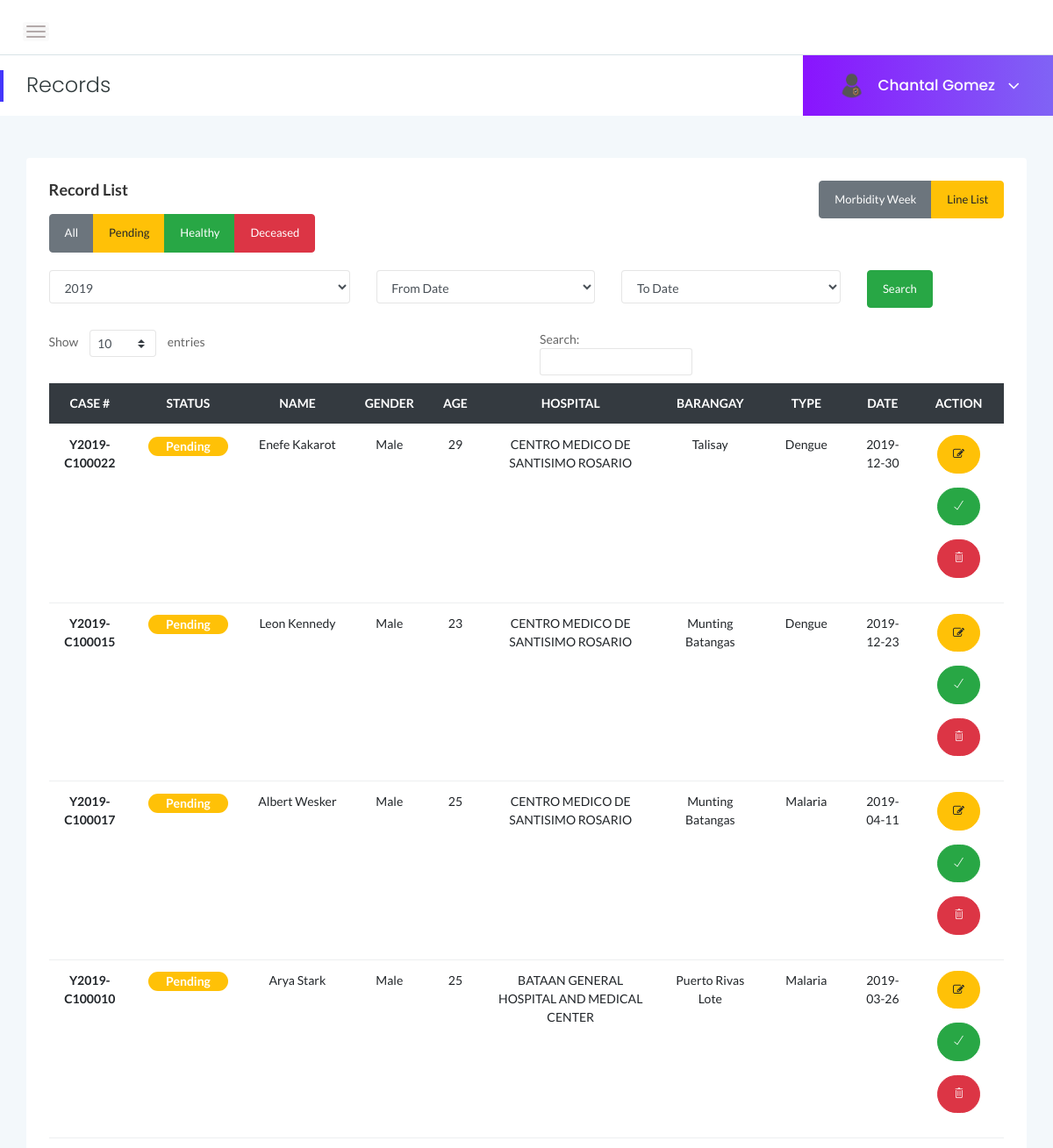
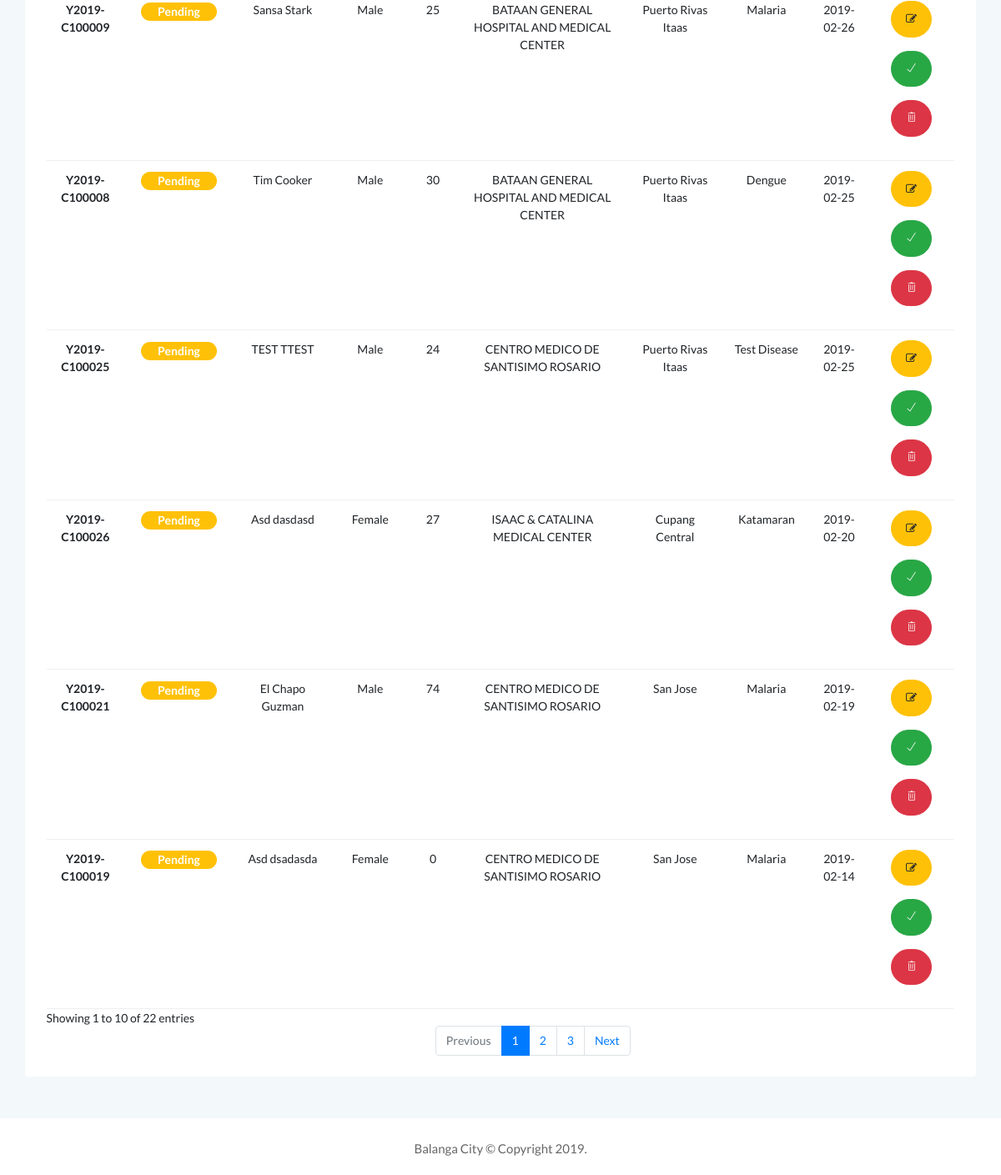
Before: /admin/records.php (signed in) with the older database file (2 pictures, top to bottom).
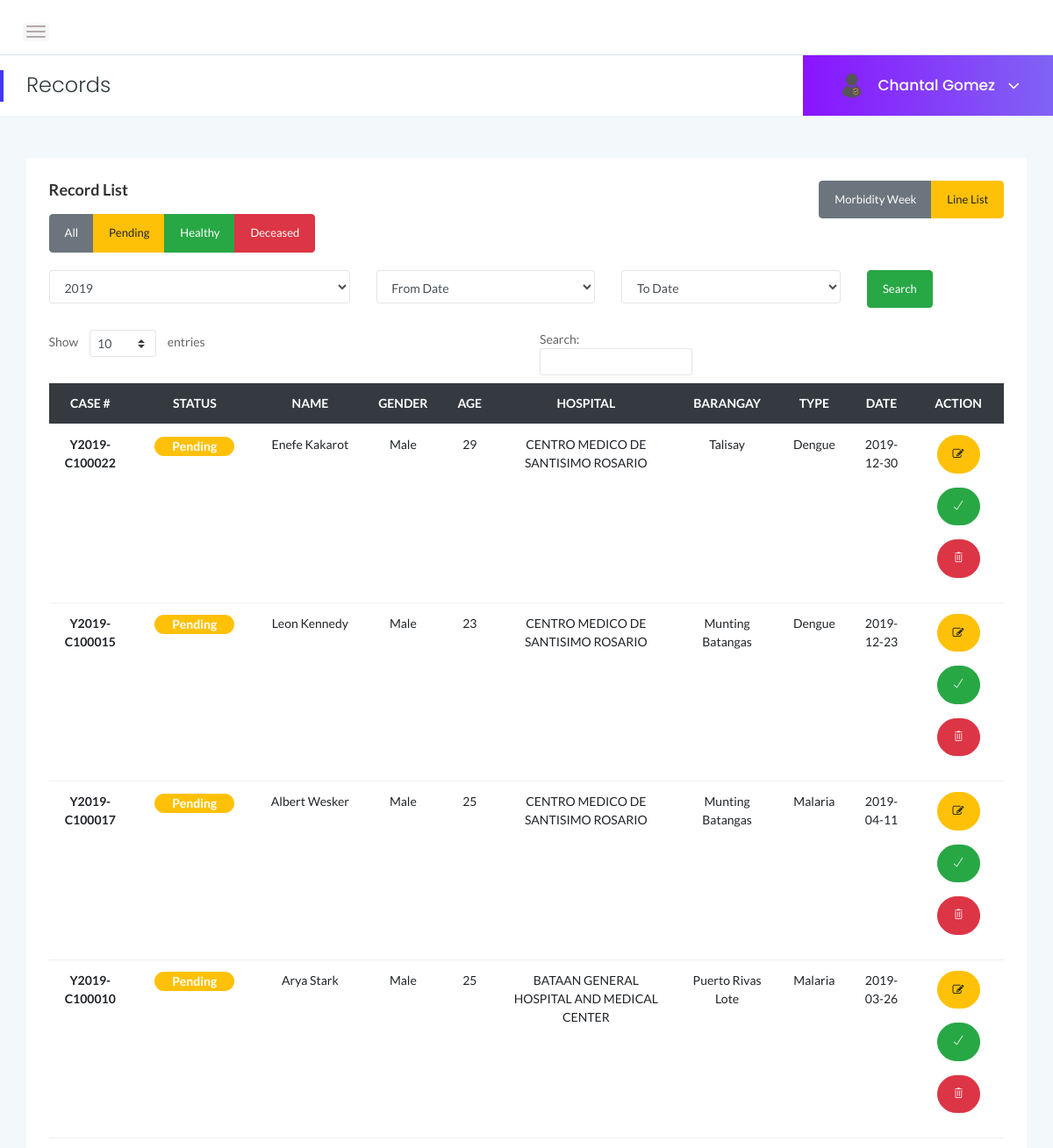
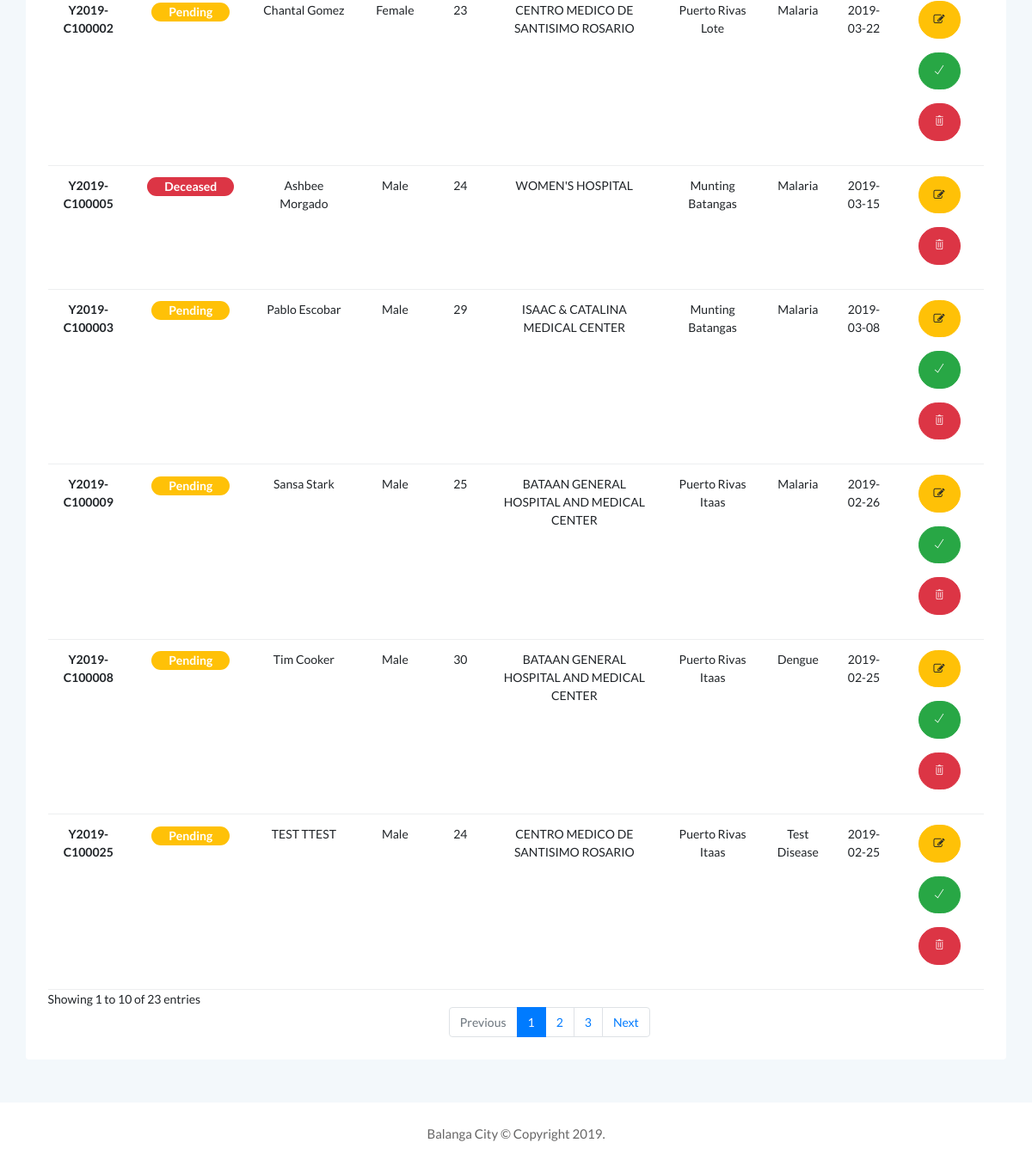
After: the same page with the newer database file (2 pictures, top to bottom).
### tables this page shows
CREATE TABLE `records` (
  `id` int(10) unsigned NOT NULL AUTO_INCREMENT,
  `case_id` varbinary(255) NOT NULL,
  `firstname` varchar(255) NOT NULL,
  `middlename` varchar(255) NOT NULL,
  `lastname` varchar(255) NOT NULL,
  `gender` varchar(255) NOT NULL,
  `birthday` date DEFAULT NULL,
  `barangay_id` int(11) NOT NULL,
  `date_of_sickness` date NOT NULL,
  `date_of_release` date DEFAULT NULL,
  `hospital_id` int(15) DEFAULT NULL,
  `created_at` datetime NOT NULL DEFAULT CURRENT_TIMESTAMP,
  `updated_at` datetime NOT NULL DEFAULT CURRENT_TIMESTAMP ON UPDATE CURRENT_TIMESTAMP,
  `created_by` int(11) NOT NULL,
  `disease_id` int(11) unsigned DEFAULT NULL,
  `isDeleted` tinyint(1) DEFAULT '0',
  `status` varchar(255) DEFAULT 'pending',
  PRIMARY KEY (`id`)
);

CREATE TABLE `hospitals` (
  `id` int(11) NOT NULL AUTO_INCREMENT,
  `name` varchar(255) DEFAULT NULL,
  `address` varchar(255) DEFAULT NULL,
  `created_at` datetime DEFAULT CURRENT_TIMESTAMP,
  `updated_at` datetime DEFAULT CURRENT_TIMESTAMP,
  `added_by` int(15) DEFAULT NULL,
  `isDeleted` tinyint(1) DEFAULT '0',
  `date_of_released` date DEFAULT NULL,
  PRIMARY KEY (`id`)
);

CREATE TABLE `barangays` (
  `id` int(15) DEFAULT NULL,
  `name` varchar(765) DEFAULT NULL,
  `contact` varchar(255) DEFAULT NULL,
  `created_at` timestamp NULL DEFAULT NULL,
  `updated_at` timestamp NULL DEFAULT NULL,
  `isDeleted` tinyint(1) DEFAULT NULL
);

CREATE TABLE `diseases` (
  `id` int(11) NOT NULL AUTO_INCREMENT,
  `name` varchar(255) DEFAULT NULL,
  `description` longtext,
  `message` longtext,
  `date_created` datetime DEFAULT CURRENT_TIMESTAMP,
  `date_updated` datetime DEFAULT CURRENT_TIMESTAMP,
  `isDeleted` tinyint(1) DEFAULT '0',
  `isDeceased` tinyint(1) DEFAULT '0',
  PRIMARY KEY (`id`)
);

### functions.php (called while the page is built, shortened)
<?php
function getPatientRecords($isDeleted = false,$status = "pending",$year,$from,$to){
if($from==""){
	$from = 1;
}
if($to==""){
	$to = 12;
}
if($status=="all"){
	$conn = mysqli_connect("localhost","root","","outbreak");
	$space = " ";
	$sql = "SELECT r.id,case_id, CONCAT(firstname,'$space',lastname) AS full_name, gender, b.`name` as barangay_name,d.`name` as disease_name,r.`date_of_sickness`, TIMESTAMPDIFF(YEAR, BIRTHDAY, CURDATE()) AS age, WEEK(date_of_sickness) as MW, h.id as h_id, h.name as hospital_name, r.status as `status`
	FROM records r
	LEFT JOIN barangays b
	ON r.barangay_id = b.id
	LEFT JOIN diseases d
	ON r.`disease_id` = d.`id`
	LEFT JOIN hospitals h
	ON r.hospital_id = h.id
	where r.isDeleted = false AND
	year(r.date_of_sickness) = '$year'
	AND
	MONTH(date_of_sickness) BETWEEN $from AND $to ORDER BY date_of_sickness DESC";
}
	return mysqli_fetch_all(mysqli_query($conn,$sql),MYSQLI_ASSOC);
}
function getYearsInRecords(){
	$conn = mysqli_connect("localhost","root","","outbreak");
	$sql = "SELECT * FROM (SELECT DISTINCT(YEAR(date_of_sickness)) AS `year` FROM records WHERE isDeleted =FALSE ) b";
	$res = mysqli_fetch_all(mysqli_query($conn,$sql),MYSQLI_ASSOC);
	return $res;
}
?>

### admin/records.php (the view, shortened to what the changed rows need)
<!DOCTYPE html>
<html>
<head>
<?php
    include "../includes/head.php";
?>
</head>
<body>
    <div class="page-container">
        <div class="main-content">
            <div class="main-content-inner">
                                              <?php
                                                $years = getYearsInRecords();
                                              ?>
                                <div class="single-table" style="margin-top: 25px">
                                    <div class="table table-responsive">
                                        <table class="table text-center" id="tblRecords">
                                            <thead class="text-uppercase bg-dark">
                                                <tr class="text-white">
                                                    <th scope="col">CASE #</th>
                                                    <th scope="col">STATUS</th>
                                                    <th scope="col">NAME</th>
                                                    <th scope="col">GENDER</th>
                                                    <th scope="col">AGE</th>
                                                    <th scope="col">HOSPITAL</th>
                                                    <th scope="col">BARANGAY</th>
                                                    <th scope="col">TYPE</th>
                                                    <th scope="col">DATE</th>
                                                    <th scope="col">ACTION</th>
                                                </tr>
                                            </thead>
                                            <tbody>
                                            <?php
                                            $request = "all";
                                            $from = "";
                                            $to = "";
                                            $search_year = date('Y');
                                            $records = getPatientRecords(false,$request,$search_year,$from,$to);
                                              foreach($records as $record){
                                            ?>
                                                <tr class="active">
                                                    <th scope="row"><?=$record['case_id']?></th>
                                                    <th scope="row">
                                                        <?php if($record['status']=="pending"){
                                                        ?>
                                                        <span class="status-p bg-warning">Pending</span>
                                                        <?php }elseif($record['status']=="deceased"){
                                                        ?>
                                                        <span class="status-p bg-danger">Deceased</span>
                                                        <?php }else{ ?>
                                                        <span class="status-p bg-success">Healthy</span>
                                                        <?php }?>
                                                    </th>
                                                    <td><?=ucfirst($record['full_name'])?></td>
                                                    <td><?=ucfirst($record['gender'])?></td>
                                                    <td><?=ucfirst($record['age'])?></td>
                                                    <td><?=ucfirst($record['hospital_name'])?></td>
                                                    <td><?=ucfirst($record['barangay_name'])?></td>
                                                    <td><?=ucfirst($record['disease_name'])?></td>
                                                    <td><?=ucfirst($record['date_of_sickness'])?></td>
                                                    <td>
                                                        <button type=" button" id="<?=$record['id']?>" case_id = "<?=$record['case_id']?>" class="updateRecord btn btn-rounded btn-warning mb-3"><i class="fa fa-edit"></i></button>
                                                        <?php if($record['status']=="pending"){
                                                        ?>
                                                        <button type="button"
                                                        id="<?=$record['id']?>"
                                                        case_id = "<?=$record['case_id']?>"
                                                        date_of_sickness = "<?=$record['date_of_sickness']?>"
                                                        class ="onsetRecord btn btn-rounded btn-success mb-3"><i class="ti-check"></i></button>
                                                        <?php } ?>
                                                        <button type="button" id="<?=$record['id']?>" case_id = "<?=$record['case_id']?>"  class="deleteRecord btn btn-rounded btn-danger mb-3"><i class="ti-trash"></i></button>
                                                    </td>
                                                </tr>
                                            <?php
                                            }
                                            ?>
                                            </tbody>
                                        </table>
                                    </div>
                                </div>
                            </div>
                        </div>
                    </div>
</body>
</html>

Changed rows visible on the page:
no longer on this page (row unchanged): records: case "Y2019-C100026", status "Pending", full_name "Asd dasdasd", gender "Female", age "27", hospital.name "ISAAC & CATALINA MEDICAL CENTER", barangay.name "Cupang Central", disease.name "Katamaran", date_of_sickness "2019-02-20"
no longer on this page (row unchanged): records: case "Y2019-C100021", status "Pending", full_name "El Chapo Guzman", gender "Male", age "74", hospital.name "CENTRO MEDICO DE SANTISIMO ROSARIO", barangay.name "San Jose", disease.name "Malaria", date_of_sickness "2019-02-19"
no longer on this page (row unchanged): records: case "Y2019-C100019", status "Pending", full_name "Asd dsadasda", gender "Female", age "0", hospital.name "CENTRO MEDICO DE SANTISIMO ROSARIO", barangay.name "San Jose", disease.name "Malaria", date_of_sickness "2019-02-14"
now on this page (row edited): records: case "Y2019-C100002", status "Pending", full_name "Chantal Gomez", gender "Female", age "23", hospital.name "CENTRO MEDICO DE SANTISIMO ROSARIO", barangay.name "Puerto Rivas Lote", disease.name "Malaria", date_of_sickness "2019-03-22"
now on this page (row edited): records: case "Y2019-C100005", status "Deceased", full_name "Ashbee Morgado", gender "Male", age "24", hospital.name "WOMEN'S HOSPITAL", barangay.name "Munting Batangas", disease.name "Malaria", date_of_sickness "2019-03-15"
now on this page (row edited): records: case "Y2019-C100003", status "Pending", full_name "Pablo Escobar", gender "Male", age "29", hospital.name "ISAAC & CATALINA MEDICAL CENTER", barangay.name "Munting Batangas", disease.name "Malaria", date_of_sickness "2019-03-08"
Other visible differences:
text written by a page script: "Show entries Search: Showing 1 to 10 of 22 entries Previous 1 2 3 Next" → "Show entries Search: Showing 1 to 10 of 23 entries Previous 1 2 3 Next"
